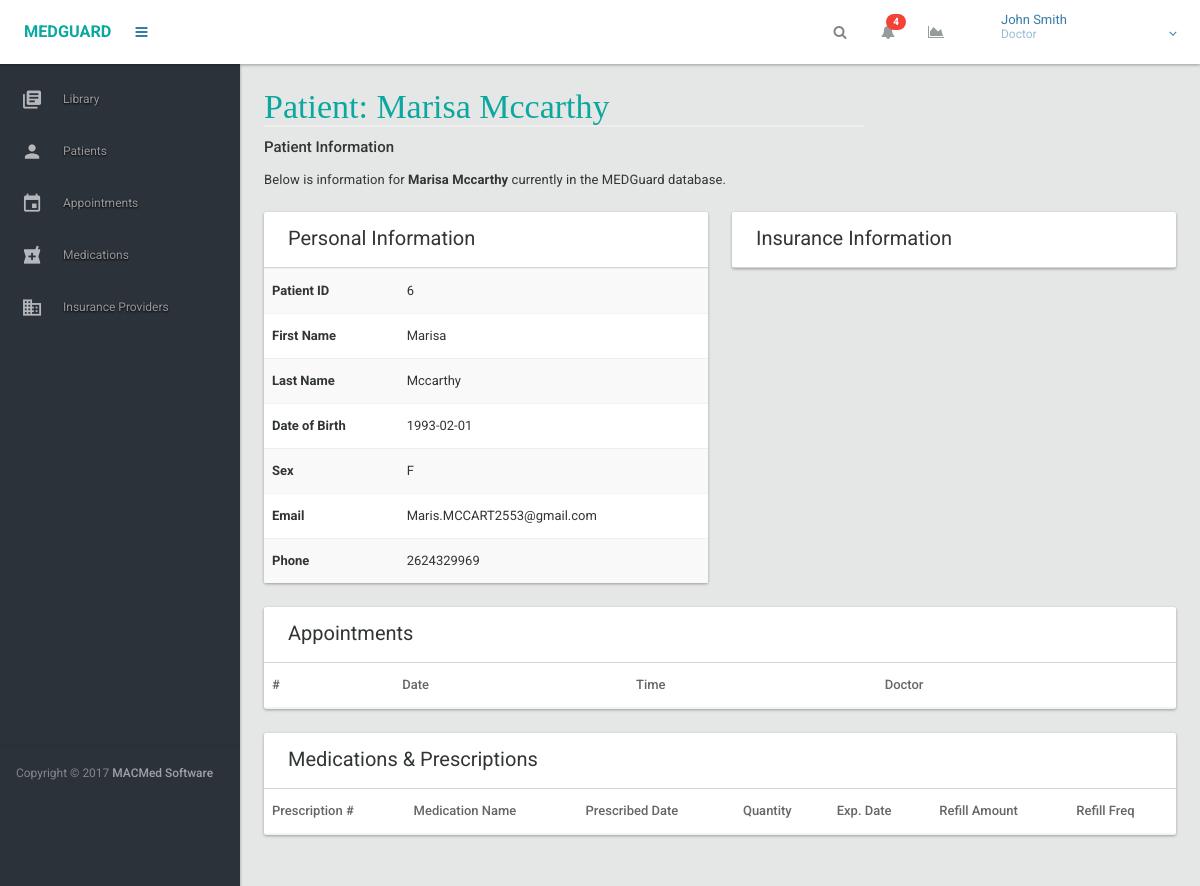
The page /patients/6 (signed in) on the database its author committed.
### models.py (models this page shows, shortened)
class Roles(db.Model):
	__tablename__ = 'roles'
	role_id = db.Column(db.Integer, primary_key=True)
	name = db.Column(db.String(50), nullable=False)
	role = db.relationship('User_level', foreign_keys = 'User_level.role_id', backref='role')

class Users(db.Model):
	__tablename__ = 'users'
	user_id = db.Column(db.Integer, primary_key=True)
	last_name = db.Column(db.String(20), nullable=False)
	first_name = db.Column(db.String(20), nullable=False)
	sex = db.Column(db.String(1), nullable=False)
	dob = db.Column(db.Date, nullable=False)
	username = db.Column(db.String, unique=True, nullable=False)
	password = db.Column(db.String, nullable=False)
	email = db.Column(db.String, unique=True, nullable=False)
	phone_num = db.Column(db.String(10))
	user_presc = db.relationship('UserMedications', foreign_keys = 'UserMedications.user_id', backref = 'user_presc')
	user_insur = db.relationship('UserInsurance', foreign_keys = 'UserInsurance.user_id', backref = 'user_insur')
	user_role = db.relationship('User_level', foreign_keys = 'User_level.user_id', backref = 'user_role')
	appts = db.relationship('PatientAppt', foreign_keys = 'PatientAppt.patient_id', backref = 'appts')
	doc = db.relationship('PatientAppt', foreign_keys = 'PatientAppt.doctor_id', backref = 'doc')

### views.py (the view)
@app.route('/patients/<user_id>')
@login_required
def view_single_patient(user_id):
	data = Users.query.filter(Users.user_id == user_id).first()
	return render_template('patients-single.html', main_nav = render_nav('main'), data=data, logged_user = logged_in_user_all(), page_title='Patient: ' + data.first_name + ' ' + data.last_name)

### controller.py (called while the page is built)
def get_user_role(user_id):
	user = User_level.query.filter_by(user_id=user_id).first()
	if user is not None:
		return user.role_id
	else:
		return False

def get_role_name(role_id):
	role = Roles.query.filter_by(role_id=role_id).first()
	return role.name

### nav.py (called while the page is built)
def render_nav(location):
	if location == "main":
		return render_nav_main()

def render_nav_main():
	links = []
	user_id = session['user_id']
	role = get_user_role(user_id)
	for page in PAGE_ACCESS[role]:
		links.append(mg_get_link(page))
	return links

### user.py (called while the page is built)
def get_logged_in_user_all():
	user_id = session['user_id']
	user = Users.query.filter(Users.user_id == user_id).first()
	user_dict = {}
	user_dict['full_name'] = getattr(user, 'first_name') + " " + getattr(user, 'last_name')
	user_dict['role_name'] = get_role_name(get_user_role(user_id))
	return user_dict

def logged_in_user_all():
	if session['logged_in'] == True:
		return get_logged_in_user_all()

### views.py (called while the page is built)
def login_required(test):
	@wraps(test)
	def wrap(*args, **kwargs):
		if 'logged_in' in session:
			return test(*args, **kwargs)
		else:
			flash('You need to login first')
			return redirect(url_for('login'))
	return wrap

### templates/patients-single.html (shortened to what this page needs)
{% extends "dashboard.html" %}
{% block content %}
<div class="row">
	<div class="col-lg-12">
		<h4>Patient Information</h4>
	</div>
	<div class="col-md-8">
		<article class="margin-bottom-xxl">
			<p>
				Below is information for <b>{{ data.first_name }} {{ data.last_name }}</b> currently in the MEDGuard database.
			</p>
		</article>
	</div>
	<div class="col-lg-6">
		<div class="card card-underline">
			<div class="card-head">
				<header>Personal Information</header>
			</div>
			<div class="card-body no-padding">
				<div class="table-responsive no-margin">
					<table class="table table-striped no-margin">
						<tbody>
							<tr><td><b>Patient ID</b></td><td>{{ data.user_id }}</td>
							<tr><td><b>First Name</b></td><td>{{ data.first_name }}</td></tr>
							<tr><td><b>Last Name</b></td><td>{{ data.last_name }}</td></tr>
							<tr><td><b>Date of Birth</b></td><td>{{ data.dob }}</td></tr>
							<tr><td><b>Sex</b></td><td>{{ data.sex }}</td></tr>
							<tr><td><b>Email</b></td><td>{{ data.email }}</td></tr>
							<tr><td><b>Phone</b></td><td>{{ data.phone_num }}</td></tr>
						</tbody>
					</table>
				</div>
			</div>
		</div>
	</div>
	<div class="col-lg-6">
		<div class="card card-underline">
			<div class="card-head">
				<header>Insurance Information</header>
			</div>
		</div>
	</div>
</div>
<div class="row">
	<div class="col-lg-12">
		<div class="card card-underline">
			<div class="card-head">
				<header>Appointments</header>
			</div>
			<div class="card-body no-padding">
				<div class="table-responsive no-margin">
					<table class="table table-striped no-margin">
						<thead>
							<tr>
								<th>#</th>
								<th>Date</th>
								<th>Time</th>
								<th>Doctor</th>
							</tr>
						</thead>
					</table>
				</div>
			</div>
		</div>
	</div>
</div>
<div class="row">
	<div class="col-lg-12">
		<div class="card card-underline">
			<div class="card-head">
				<header>Medications & Prescriptions</header>
			</div>
			<div class="card-body no-padding">
				<div class="table-responsive no-margin">
					<table class="table table-striped no-margin">
						<thead>
							<tr>
								<th>Prescription #</th>
								<th>Medication Name</th>
								<th>Prescribed Date</th>
								<th>Quantity</th>
								<th>Exp. Date</th>
								<th>Refill Amount</th>
								<th>Refill Freq</th>
							</tr>
						</thead>
					</table>
				</div>
			</div>
		</div>
	</div>
</div>
{% endblock %}

### templates/dashboard-header.html (shortened to what this page needs)
<header id="header" >
	<div class="headerbar">
		<div class="headerbar-left">
			<ul class="header-nav header-nav-options">
				<li class="header-nav-brand" >
					<div class="brand-holder">
						<a href="../../html/dashboards/dashboard.html">
							<span class="text-lg text-bold text-primary">MEDGUARD</span>
						</a>
					</div>
				</li>
				<li>
					<a class="btn btn-icon-toggle menubar-toggle" data-toggle="menubar" href="javascript:void(0);">
						<i class="fa fa-bars"></i>
					</a>
				</li>
			</ul>
		</div>
		<div class="headerbar-right">
			<ul class="header-nav header-nav-options">
				<li>
					<form class="navbar-search" role="search">
						<button type="submit" class="btn btn-icon-toggle ink-reaction"><i class="fa fa-search"></i></button>
					</form>
				</li>
				<li class="dropdown hidden-xs">
					<a href="javascript:void(0);" class="btn btn-icon-toggle btn-default" data-toggle="dropdown">
						<i class="fa fa-bell"></i><sup class="badge style-danger">4</sup>
					</a>
				</li>
				<li class="dropdown hidden-xs">
					<a href="javascript:void(0);" class="btn btn-icon-toggle btn-default" data-toggle="dropdown">
						<i class="fa fa-area-chart"></i>
					</a>
				</li>
			</ul>
			<ul class="header-nav header-nav-profile">
				<li class="dropdown">
					<a href="javascript:void(0);" class="dropdown-toggle ink-reaction" data-toggle="dropdown">
						<span class="profile-info">
							{{ logged_user.full_name }}
							<small>{{ logged_user.role_name }}</small>
						</span>
					</a>
				</li>
			</ul>
		</div>
	</div>
</header>

### static/css/main.css (style rules this page uses)
a, h1, h2 { color: #377BA8; }

### rows shown on the page
Roles: role_name "Doctor"
Users: first_name "Marisa", last_name "Mccarthy", user_id "6", dob "1993-02-01", sex "F", email "Maris.MCCART2553@gmail.com", phone_num "2624329969"

### other values the page prints
{{ logged_user.full_name }} "John Smith"
{{ page_title }} "Patient: Marisa Mccarthy"
{{ link['name'] }} "Library" "Patients" "Appointments" "Medications" "Insurance Providers"
